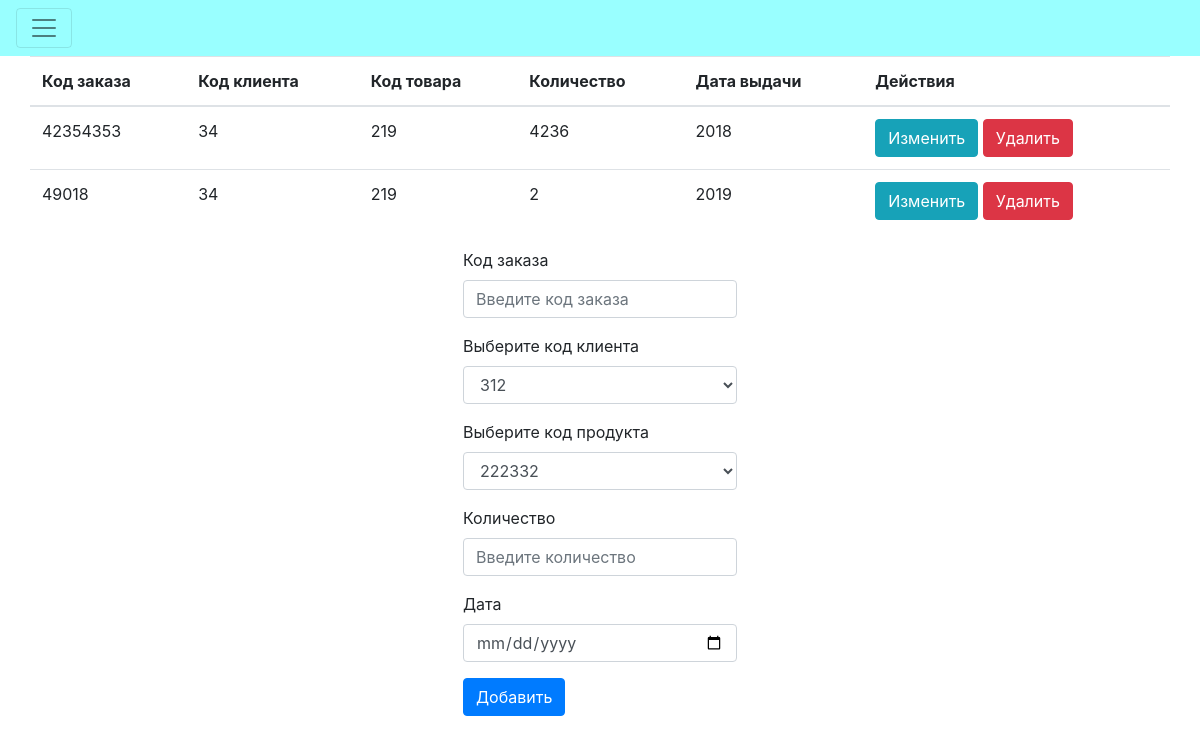
The app's page /lab/deals.php with its own data.
### tables this page shows
CREATE TABLE `deals` (
  `id` int(10) NOT NULL,
  `deal_code` int(10) NOT NULL,
  `customer_code` int(10) NOT NULL,
  `product_code` int(10) NOT NULL,
  `quantity` int(10) NOT NULL,
  `date` int(10) NOT NULL
);

### lab/processdeals.php (called while the page is built, shortened)
<?php
$update = false;
$deal_code = '';
$quantity ='';
$date = '';

### lab/deals.php (the view, shortened to what this page needs)
<!DOCTYPE html>
<html>
    <head>
        <link rel="stylesheet" href="https://stackpath.bootstrapcdn.com/bootstrap/4.2.1/css/bootstrap.min.css">
    </head>
    <body>
        <?php require_once 'processdeals.php'; ?>
		<div class="pos-f-t">
    <nav class="navbar navbar-light" style="background-color: #99FFFF;">
        <button class="navbar-toggler" type="button" data-toggle="collapse" data-target="#navbarToggleExternalContent" aria-controls="navbarToggleExternalContent" aria-expanded="false" aria-label="Toggle navigation">
            <span class="navbar-toggler-icon"></span>
        </button>
    </nav>
</div>
        <div class="container">
        <?php
            $mysqli = new mysqli('localhost', 'root', '', 'ordersbd') or die(mysqli_error($mysqli));
            $result = $mysqli->query("SELECT * FROM deals") or die($mysqli->error);
            $search_customer_result = $mysqli->query("SELECT * FROM customers") or die($mysqli->error);
            $search_product_result = $mysqli->query("SELECT * FROM products") or die($mysqli->error);
        ?>
        <div class="row justify-content-center">
            <table class="table">
                <thead>
                    <tr>
						<th>Код заказа</th>
						<th>Код клиента</th>
                        <th>Код товара</th>
                        <th>Количество</th>
                        <th>Дата выдачи</th>
                        <th colspan="2">Действия</th>
                    </tr>
                </thead>
        <?php
            while ($row = $result->fetch_assoc()): ?>
                <tr>
                    <td><?php echo $row['deal_code']; ?></td>
                    <td><?php echo $row['customer_code']; ?></td>
					<td><?php echo $row['product_code']; ?></td>
                    <td><?php echo $row['quantity']; ?></td>
                    <td><?php echo $row['date']; ?></td>
                    <td>
                        <a href="deals.php?edit=<?php echo $row['id']; ?>"
                           class="btn btn-info">Изменить</a>
                        <a href="processdeals.php?delete=<?php echo $row['id']; ?>"
                           class="btn btn-danger">Удалить</a>
                    </td>
                </tr>
            <?php endwhile; ?>
            </table>
        </div>
        <div class="row justify-content-center">
            <form action="processdeals.php" method="POST">
			<div class="form-group">
				<label>Код заказа</label>
				<input type="text" name="deal_code" class="form-control" pattern="[0-9,.]{1,}$"
					   value="<?php echo $deal_code; ?>" placeholder="Введите код заказа"required>
            </div>
            <div class="form-group">
                <label>Выберите код клиента</label>
                <select class="form-control" id="exampleFormControlSelect1" name = customer_code>
                  <?php while ($row = $search_customer_result->fetch_assoc()): ?>
                  <option><?php echo $row['customer_code']; ?></option>
                  <?php endwhile; ?>
                </select>
            </div>
			 <div class="form-group">
                <label>Выберите код продукта</label>
                <select class="form-control" id="exampleFormControlSelect1" name = product_code>
                  <?php while ($row = $search_product_result->fetch_assoc()): ?>
                  <option><?php echo $row['product_code']; ?></option>
                  <?php endwhile; ?>
                </select>
            </div>
            <div class="form-group">
            <label>Количество</label>
            <input type="text" name="quantity" class="form-control" pattern="[0-9,.]{1,}$"
                   value="<?php echo $quantity; ?>" placeholder="Введите количество"required>
            </div>
            <div class="form-group">
            <label>Дата</label>
            <input type="date" name="date" class="form-control"
                   value="<?php echo $date; ?>" placeholder="Введите дату"required>
            </div>
            <div class="form-group">
            <?php
            if($update == true):
            ?>
            <button type="submit" class="btn btn-info" name="update">Обновить</button>
            <?php else: ?>
            <button type="submit" class="btn btn-primary" name="save">Добавить</button>
            <?php endif; ?>
            </div>
        </form>
        </div>
    </div>
    </body>
</html>

### records on screen
deals: deal_code "42354353", customer_code "34", product_code "219", quantity "4236", date "2018"
deals: deal_code "49018", customer_code "34", product_code "219", quantity "2", date "2019"

### other values on screen
form field customer_code "312"
form field product_code "222332"
